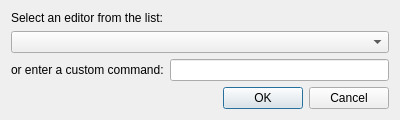
<?xml version="1.0" encoding="UTF-8"?>
<ui version="4.0">
 <class>Dialog</class>
 <widget class="QDialog" name="Dialog">
  <property name="geometry">
   <rect>
    <x>0</x>
    <y>0</y>
    <width>400</width>
    <height>118</height>
   </rect>
  </property>
  <property name="windowTitle">
   <string>Select editor</string>
  </property>
  <layout class="QVBoxLayout" name="verticalLayout">
   <item>
    <widget class="QLabel" name="label">
     <property name="text">
      <string>Select an editor from the list:</string>
     </property>
    </widget>
   </item>
   <item>
    <widget class="QComboBox" name="editorBox"/>
   </item>
   <item>
    <layout class="QHBoxLayout" name="horizontalLayout">
     <item>
      <widget class="QLabel" name="label_2">
       <property name="text">
        <string>or enter a custom command:</string>
       </property>
      </widget>
     </item>
     <item>
      <widget class="QLineEdit" name="cmdEdit"/>
     </item>
    </layout>
   </item>
   <item>
    <widget class="QDialogButtonBox" name="buttonBox">
     <property name="orientation">
      <enum>Qt::Horizontal</enum>
     </property>
     <property name="standardButtons">
      <set>QDialogButtonBox::Cancel|QDialogButtonBox::Ok</set>
     </property>
    </widget>
   </item>
  </layout>
 </widget>
 <resources/>
 <connections>
  <connection>
   <sender>buttonBox</sender>
   <signal>accepted()</signal>
   <receiver>Dialog</receiver>
   <slot>accept()</slot>
   <hints>
    <hint type="sourcelabel">
     <x>248</x>
     <y>254</y>
    </hint>
    <hint type="destinationlabel">
     <x>157</x>
     <y>274</y>
    </hint>
   </hints>
  </connection>
  <connection>
   <sender>buttonBox</sender>
   <signal>rejected()</signal>
   <receiver>Dialog</receiver>
   <slot>reject()</slot>
   <hints>
    <hint type="sourcelabel">
     <x>316</x>
     <y>260</y>
    </hint>
    <hint type="destinationlabel">
     <x>286</x>
     <y>274</y>
    </hint>
   </hints>
  </connection>
 </connections>
</ui>
